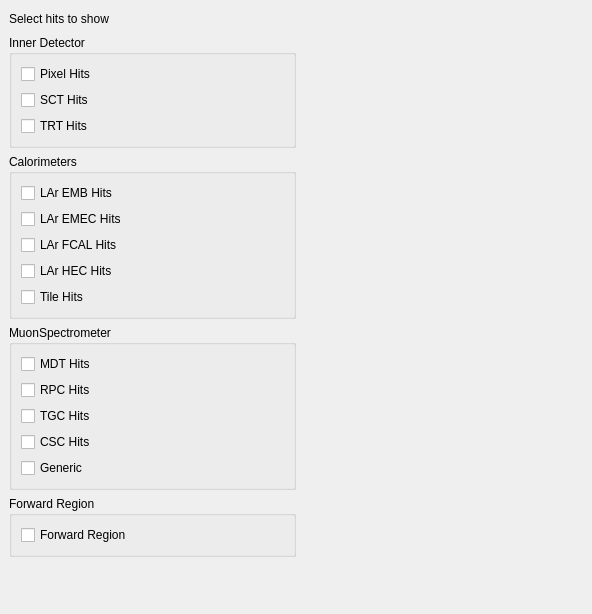
<?xml version="1.0" encoding="UTF-8"?>
<ui version="4.0">
 <class>SimHitControllerForm</class>
 <widget class="QWidget" name="SimHitControllerForm">
  <property name="geometry">
   <rect>
    <x>0</x>
    <y>0</y>
    <width>592</width>
    <height>614</height>
   </rect>
  </property>
  <property name="windowTitle">
   <string>Sim Hits</string>
  </property>
  <layout class="QHBoxLayout">
   <property name="spacing">
    <number>6</number>
   </property>
   <property name="leftMargin">
    <number>9</number>
   </property>
   <property name="topMargin">
    <number>9</number>
   </property>
   <property name="rightMargin">
    <number>9</number>
   </property>
   <property name="bottomMargin">
    <number>9</number>
   </property>
   <item>
    <layout class="QVBoxLayout">
     <property name="spacing">
      <number>6</number>
     </property>
     <property name="leftMargin">
      <number>0</number>
     </property>
     <property name="topMargin">
      <number>0</number>
     </property>
     <property name="rightMargin">
      <number>0</number>
     </property>
     <property name="bottomMargin">
      <number>0</number>
     </property>
     <item>
      <layout class="QVBoxLayout">
       <property name="spacing">
        <number>6</number>
       </property>
       <property name="leftMargin">
        <number>0</number>
       </property>
       <property name="topMargin">
        <number>0</number>
       </property>
       <property name="rightMargin">
        <number>0</number>
       </property>
       <property name="bottomMargin">
        <number>0</number>
       </property>
       <item>
        <layout class="QHBoxLayout">
         <property name="spacing">
          <number>6</number>
         </property>
         <property name="leftMargin">
          <number>0</number>
         </property>
         <property name="topMargin">
          <number>0</number>
         </property>
         <property name="rightMargin">
          <number>0</number>
         </property>
         <property name="bottomMargin">
          <number>0</number>
         </property>
         <item>
          <widget class="QLabel" name="lblGeneral">
           <property name="text">
            <string>Select hits to show</string>
           </property>
          </widget>
         </item>
         <item>
          <spacer>
           <property name="orientation">
            <enum>Qt::Horizontal</enum>
           </property>
           <property name="sizeHint" stdset="0">
            <size>
             <width>71</width>
             <height>20</height>
            </size>
           </property>
          </spacer>
         </item>
        </layout>
       </item>
       <item>
        <layout class="QVBoxLayout" name="verticalLayout_5">
         <property name="spacing">
          <number>6</number>
         </property>
         <property name="leftMargin">
          <number>0</number>
         </property>
         <property name="topMargin">
          <number>0</number>
         </property>
         <property name="rightMargin">
          <number>0</number>
         </property>
         <property name="bottomMargin">
          <number>0</number>
         </property>
         <item>
          <widget class="QGroupBox" name="groupBox">
           <property name="title">
            <string>Inner Detector</string>
           </property>
           <layout class="QVBoxLayout" name="verticalLayout">
            <item>
             <widget class="QCheckBox" name="chbxPixelHits">
              <property name="text">
               <string>Pixel Hits</string>
              </property>
             </widget>
            </item>
            <item>
             <widget class="QCheckBox" name="chbxSCTHits">
              <property name="text">
               <string>SCT Hits</string>
              </property>
             </widget>
            </item>
            <item>
             <widget class="QCheckBox" name="chbxTRTHits">
              <property name="text">
               <string>TRT Hits</string>
              </property>
             </widget>
            </item>
           </layout>
          </widget>
         </item>
         <item>
          <widget class="QGroupBox" name="groupBox_4">
           <property name="title">
            <string>Calorimeters</string>
           </property>
           <layout class="QVBoxLayout" name="verticalLayout_4">
            <item>
             <widget class="QCheckBox" name="chbxLArEMBHits">
              <property name="text">
               <string>LAr EMB Hits</string>
              </property>
             </widget>
            </item>
            <item>
             <widget class="QCheckBox" name="chbxLArEMECHits">
              <property name="text">
               <string>LAr EMEC Hits</string>
              </property>
             </widget>
            </item>
            <item>
             <widget class="QCheckBox" name="chbxLArFCALHits">
              <property name="text">
               <string>LAr FCAL Hits</string>
              </property>
             </widget>
            </item>
            <item>
             <widget class="QCheckBox" name="chbxLArHECHits">
              <property name="text">
               <string>LAr HEC Hits</string>
              </property>
             </widget>
            </item>
            <item>
             <widget class="QCheckBox" name="chbxTileHits">
              <property name="text">
               <string>Tile Hits</string>
              </property>
             </widget>
            </item>
           </layout>
          </widget>
         </item>
         <item>
          <widget class="QGroupBox" name="groupBox_2">
           <property name="title">
            <string>MuonSpectrometer</string>
           </property>
           <layout class="QVBoxLayout" name="verticalLayout_2">
            <item>
             <widget class="QCheckBox" name="chbxMDTHits">
              <property name="text">
               <string>MDT Hits</string>
              </property>
             </widget>
            </item>
            <item>
             <widget class="QCheckBox" name="chbxRPCHits">
              <property name="text">
               <string>RPC Hits</string>
              </property>
             </widget>
            </item>
            <item>
             <widget class="QCheckBox" name="chbxTGCHits">
              <property name="text">
               <string>TGC Hits</string>
              </property>
             </widget>
            </item>
            <item>
             <widget class="QCheckBox" name="chbxCSCHits">
              <property name="text">
               <string>CSC Hits</string>
              </property>
             </widget>
            </item>
            <item>
             <widget class="QCheckBox" name="chbxGenericMuonHits">
              <property name="text">
               <string>Generic</string>
              </property>
             </widget>
            </item>
           </layout>
          </widget>
         </item>
        </layout>
       </item>
      </layout>
     </item>
     <item>
      <widget class="QGroupBox" name="groupBox_3">
       <property name="title">
        <string>Forward Region</string>
       </property>
       <layout class="QVBoxLayout" name="verticalLayout_3">
        <item>
         <widget class="QCheckBox" name="chbxForwardRegionHits">
          <property name="text">
           <string>Forward Region</string>
          </property>
         </widget>
        </item>
       </layout>
      </widget>
     </item>
     <item>
      <spacer>
       <property name="orientation">
        <enum>Qt::Vertical</enum>
       </property>
       <property name="sizeHint" stdset="0">
        <size>
         <width>20</width>
         <height>111</height>
        </size>
       </property>
      </spacer>
     </item>
    </layout>
   </item>
   <item>
    <spacer>
     <property name="orientation">
      <enum>Qt::Horizontal</enum>
     </property>
     <property name="sizeHint" stdset="0">
      <size>
       <width>111</width>
       <height>20</height>
      </size>
     </property>
    </spacer>
   </item>
  </layout>
 </widget>
 <resources/>
 <connections/>
</ui>
